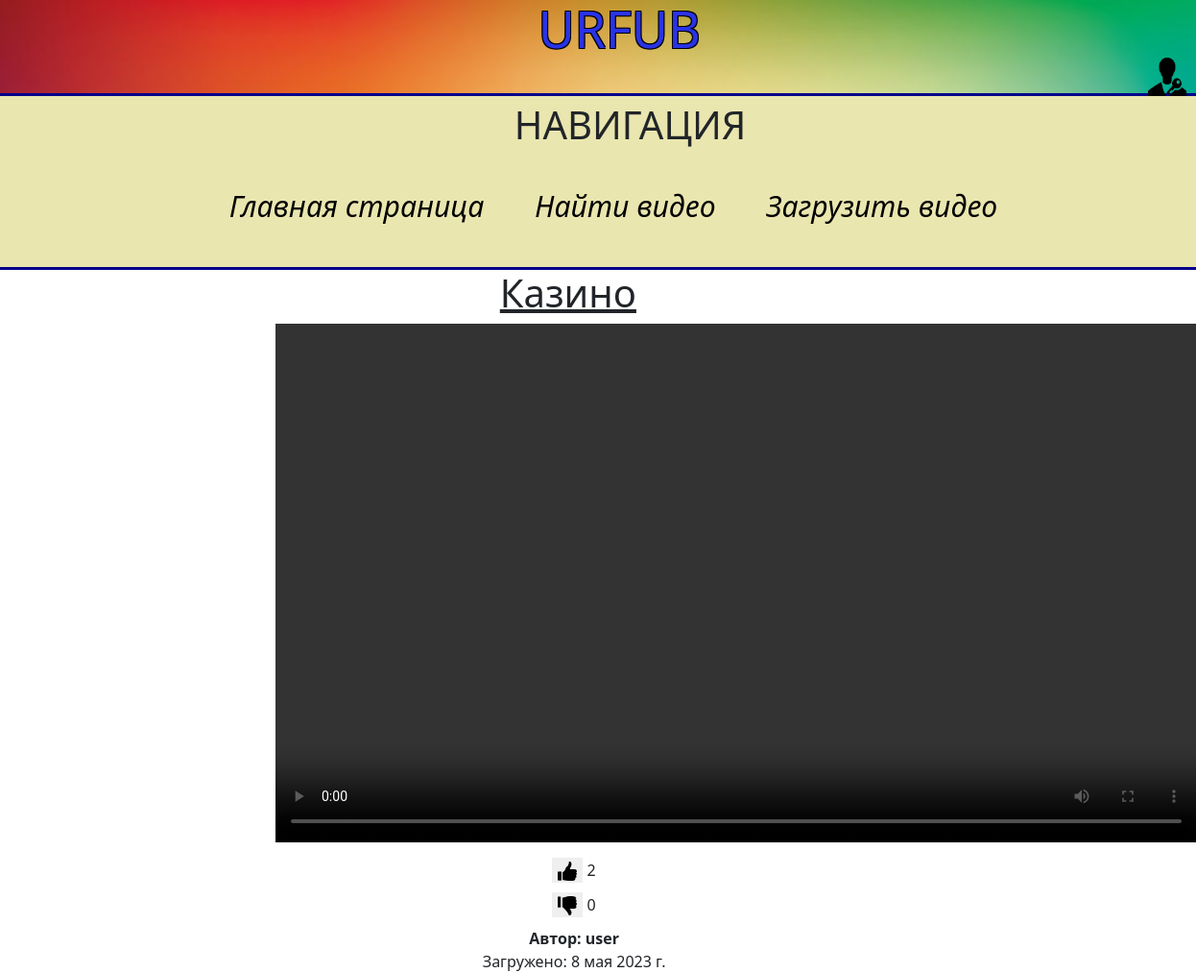
Page /video/watch/5 on the committed database.
### urfub/models.py (models this page shows, shortened)
class videos(models.Model):
    id = models.IntegerField(primary_key=True)
    key = models.CharField(max_length=100, null=False, default='Atom')
    url_storage = EmbedVideoField(null=False, default='11')
    title = models.CharField(max_length=100, null=False)
    likes = models.IntegerField(default=0)
    dislike = models.IntegerField(default=0)
    publish_date = models.DateField(default=django.utils.timezone.datetime.today().strftime('%Y-%m-%d'))
    author = models.ForeignKey(
        settings.AUTH_USER_MODEL,
        related_name='creator',
        on_delete=models.CASCADE)
    liked = models.ManyToManyField(settings.AUTH_USER_MODEL,
                                   related_name='liked_users',
                                   default=None
                                   )
    disliked = models.ManyToManyField(settings.AUTH_USER_MODEL,
                                   related_name='disliked_users',
                                   default=None
                                   )
    class Meta:
        ordering = ['-id']

### urfub/views.py (the view)
# urls.py: path('video/watch/<int:id>', views.getVideo, name='watchVideo'),
def getVideo(request, id:int = 0) -> HttpResponse:
    if request.method == "GET":
        count_id = cur.execute("SELECT COUNT(*) FROM urfub_videos WHERE id > 0").fetchone()[0]
        if count_id == 0 or id > count_id:
            return HttpResponseNotFound("Видео с таким ID не существует", status=404)
        if id == 0:
            vid_id = random.randint(1,count_id)
            vid = videos.objects.get(id=vid_id)
        else:
            vid = videos.objects.get(id=id)
        vid.url_storage = s3.generate_presigned_url(ClientMethod='get_object',
                                        Params={
                                            'Bucket': BUCKET_NAME,
                                            'Key': vid.key
                                        })
        author = cur.execute("SELECT username FROM auth_user WHERE id == {0}".format(vid.author_id)).fetchone()[0]
        return render(request, "main/video.html", context={'video' : vid, 'author' : author})

### urfub/templates/main/video.html (shortened to what this page needs)
{% extends 'main/main.html' %}
{% load static %}
{% block content %}
    <h3 class="name-vid">{{ video.title }}</h3>
        <p class="vid-single">
            <video
            id="my-video"
            controls
            preload="auto"
            width="960"
            height="540">
                 <source type="video/mp4" src={{ video.url_storage }}>
            </video>
        </p>
    <div class="descript-vid">
        <section class="grades">
            <form action="{% url 'likes' video.id %}" method="POST">
                <button id='like' class="reaction" type="submit" style=""><img src="{% static 'main/img/like.png' %}" height="20" width="20" alt="like"></button> <span class="like-count">{{ video.likes }}</span>
            </form>
            <form action="{% url 'dislikes' video.id %}" method="POST">
                <button id='dislike' class="reaction" type="submit" style=""><img src="{% static 'main/img/dislike.png' %}" height="20" width="20" alt="dislike"></button> <span class="dislike-count">{{ video.dislike }}</span>
            </form>
        </section>
        <strong>Автор: {{ author }}</strong>
        <br>
        <span>Загружено: {{ video.publish_date }}</span>
    </div>
{% endblock %}

### urfub/static/main/css/total_style.css (style rules this page uses)
.vid-single { display: flex; margin-left: 23%; }
.descript-vid { text-align: center; margin-right: 4%; }
.name-vid { text-align: center; margin-right: 5%; font-size: 40px; text-decoration: underline; }
.grades button { border: 0; }
.Video-prew form { justify-content:center; align-items:center; margin: 10px; }

### rows in the picture
videos: title "Казино", likes "2", dislike "0", publish_date "8 мая 2023 г."

### other values in the picture
{{ author }} "user"
